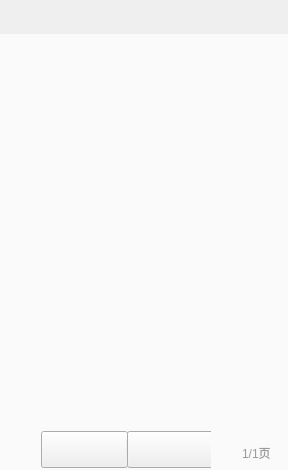
<?xml version="1.0" encoding="UTF-8"?>
<ui version="4.0">
 <class>AdjustPriceGoodsSelectWidget</class>
 <widget class="QWidget" name="AdjustPriceGoodsSelectWidget">
  <property name="geometry">
   <rect>
    <x>0</x>
    <y>0</y>
    <width>288</width>
    <height>470</height>
   </rect>
  </property>
  <property name="windowTitle">
   <string>Form</string>
  </property>
  <layout class="QVBoxLayout" name="verticalLayout">
   <property name="spacing">
    <number>0</number>
   </property>
   <property name="leftMargin">
    <number>0</number>
   </property>
   <property name="topMargin">
    <number>0</number>
   </property>
   <property name="rightMargin">
    <number>0</number>
   </property>
   <property name="bottomMargin">
    <number>0</number>
   </property>
   <item>
    <widget class="AdjustPriceGoodsSelectTitleWidget" name="titleWidget" native="true">
     <property name="minimumSize">
      <size>
       <width>0</width>
       <height>34</height>
      </size>
     </property>
     <property name="maximumSize">
      <size>
       <width>16777215</width>
       <height>34</height>
      </size>
     </property>
    </widget>
   </item>
   <item>
    <widget class="AdjustPriceGoodsSelectListView" name="listView">
     <property name="styleSheet">
      <string notr="true">border:none;
background-color: rgb(250, 250, 250);</string>
     </property>
     <property name="verticalScrollBarPolicy">
      <enum>Qt::ScrollBarAlwaysOff</enum>
     </property>
     <property name="horizontalScrollBarPolicy">
      <enum>Qt::ScrollBarAlwaysOff</enum>
     </property>
    </widget>
   </item>
   <item>
    <widget class="QWidget" name="leftWidget" native="true">
     <property name="minimumSize">
      <size>
       <width>0</width>
       <height>41</height>
      </size>
     </property>
     <property name="maximumSize">
      <size>
       <width>16777215</width>
       <height>41</height>
      </size>
     </property>
     <property name="styleSheet">
      <string notr="true">QWidget#leftWidget{
	background-color:#fafafa;
}</string>
     </property>
     <layout class="QHBoxLayout" name="horizontalLayout_4">
      <property name="spacing">
       <number>0</number>
      </property>
      <property name="leftMargin">
       <number>14</number>
      </property>
      <property name="topMargin">
       <number>0</number>
      </property>
      <property name="rightMargin">
       <number>14</number>
      </property>
      <property name="bottomMargin">
       <number>0</number>
      </property>
      <item>
       <spacer name="horizontalSpacer_2">
        <property name="orientation">
         <enum>Qt::Horizontal</enum>
        </property>
        <property name="sizeHint" stdset="0">
         <size>
          <width>40</width>
          <height>20</height>
         </size>
        </property>
       </spacer>
      </item>
      <item>
       <widget class="QWidget" name="widget_5" native="true">
        <property name="sizePolicy">
         <sizepolicy hsizetype="Preferred" vsizetype="Preferred">
          <horstretch>0</horstretch>
          <verstretch>0</verstretch>
         </sizepolicy>
        </property>
        <property name="minimumSize">
         <size>
          <width>170</width>
          <height>0</height>
         </size>
        </property>
        <property name="maximumSize">
         <size>
          <width>170</width>
          <height>16777215</height>
         </size>
        </property>
        <layout class="QHBoxLayout" name="horizontalLayout_5">
         <property name="spacing">
          <number>0</number>
         </property>
         <property name="leftMargin">
          <number>0</number>
         </property>
         <property name="topMargin">
          <number>0</number>
         </property>
         <property name="rightMargin">
          <number>0</number>
         </property>
         <property name="bottomMargin">
          <number>0</number>
         </property>
         <item>
          <widget class="QPushButton" name="lastPageButton">
           <property name="minimumSize">
            <size>
             <width>87</width>
             <height>37</height>
            </size>
           </property>
           <property name="maximumSize">
            <size>
             <width>87</width>
             <height>37</height>
            </size>
           </property>
           <property name="styleSheet">
            <string notr="true">QPushButton
{
	border-image: url(:/saleImage/btn-up-nomal.png);
}

QPushButton:pressed
{
	border-image: url(:/saleImage/btn-up-pess.png);
}

QPushButton:disabled
{
border-image: url(:/saleImage/btn-up-disable.png);
}</string>
           </property>
           <property name="text">
            <string/>
           </property>
          </widget>
         </item>
         <item>
          <widget class="QWidget" name="widget_6" native="true">
           <property name="minimumSize">
            <size>
             <width>1</width>
             <height>18</height>
            </size>
           </property>
           <property name="maximumSize">
            <size>
             <width>1</width>
             <height>18</height>
            </size>
           </property>
           <property name="styleSheet">
            <string notr="true">border: 1px solid #ededed;</string>
           </property>
          </widget>
         </item>
         <item>
          <widget class="QPushButton" name="nextPageButton">
           <property name="minimumSize">
            <size>
             <width>87</width>
             <height>37</height>
            </size>
           </property>
           <property name="maximumSize">
            <size>
             <width>87</width>
             <height>37</height>
            </size>
           </property>
           <property name="styleSheet">
            <string notr="true">QPushButton{
	border-image: url(:/saleImage/btn-down-nomal.png);
}

QPushButton:pressed{
	border-image: url(:/saleImage/btn-down-pess.png);
}

QPushButton:disabled{
	border-image: url(:/saleImage/btn-down-disabled.png);
}</string>
           </property>
           <property name="text">
            <string/>
           </property>
          </widget>
         </item>
        </layout>
       </widget>
      </item>
      <item>
       <spacer name="horizontalSpacer">
        <property name="orientation">
         <enum>Qt::Horizontal</enum>
        </property>
        <property name="sizeHint" stdset="0">
         <size>
          <width>40</width>
          <height>20</height>
         </size>
        </property>
       </spacer>
      </item>
      <item>
       <widget class="QLabel" name="pageLabel">
        <property name="styleSheet">
         <string notr="true">font-size:12px;
color:#999999;
font-family:&quot;微软雅黑&quot;;
padding-top:6px;</string>
        </property>
        <property name="text">
         <string>1/1页</string>
        </property>
       </widget>
      </item>
     </layout>
    </widget>
   </item>
  </layout>
 </widget>
 <customwidgets>
  <customwidget>
   <class>AdjustPriceGoodsSelectTitleWidget</class>
   <extends>QWidget</extends>
   <header>AdjustPriceGoodsSelectTitleWidget.h</header>
   <container>1</container>
  </customwidget>
  <customwidget>
   <class>AdjustPriceGoodsSelectListView</class>
   <extends>QListView</extends>
   <header>AdjustPriceGoodsSelectListView.h</header>
  </customwidget>
 </customwidgets>
 <resources/>
 <connections/>
</ui>
